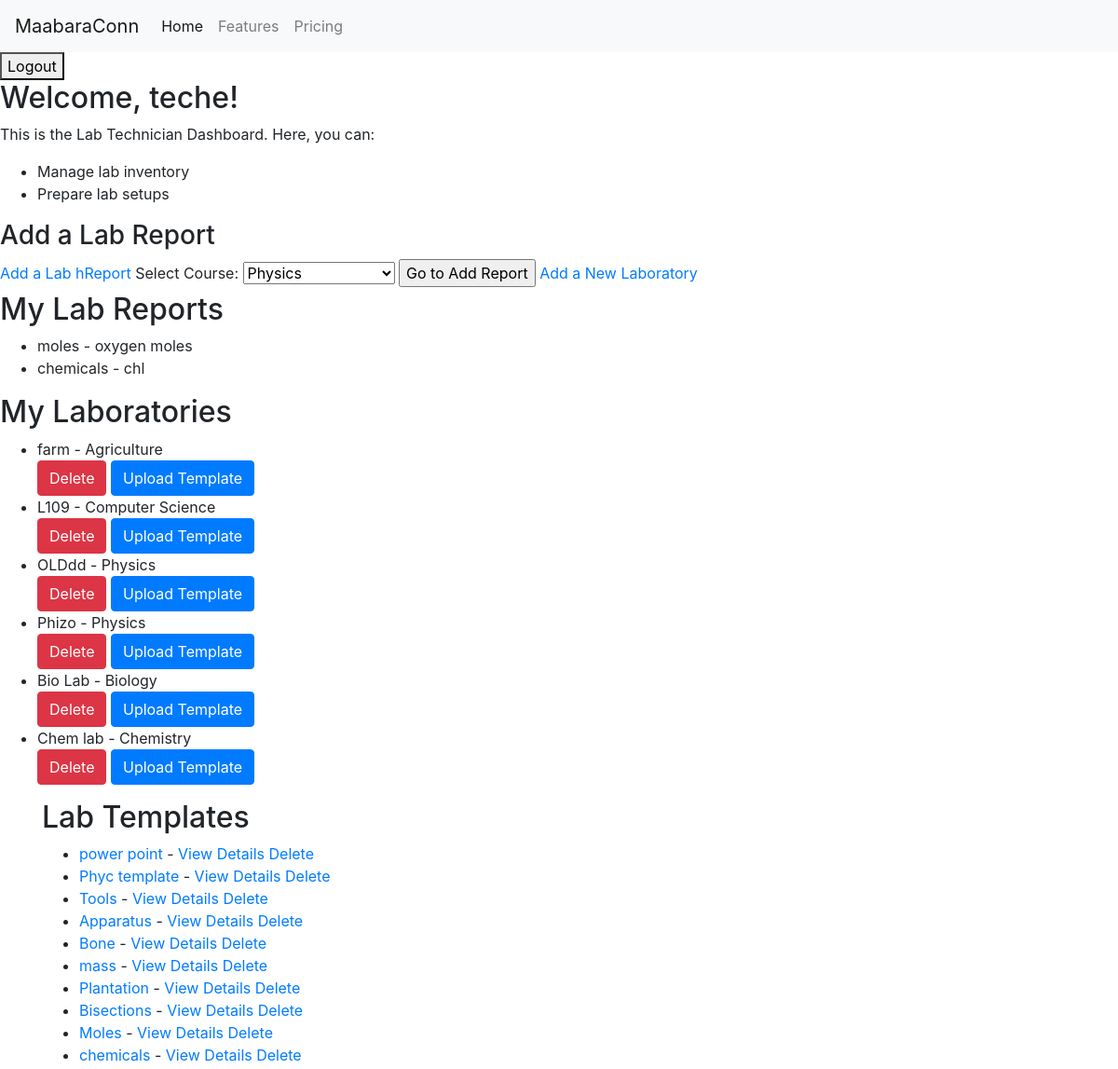
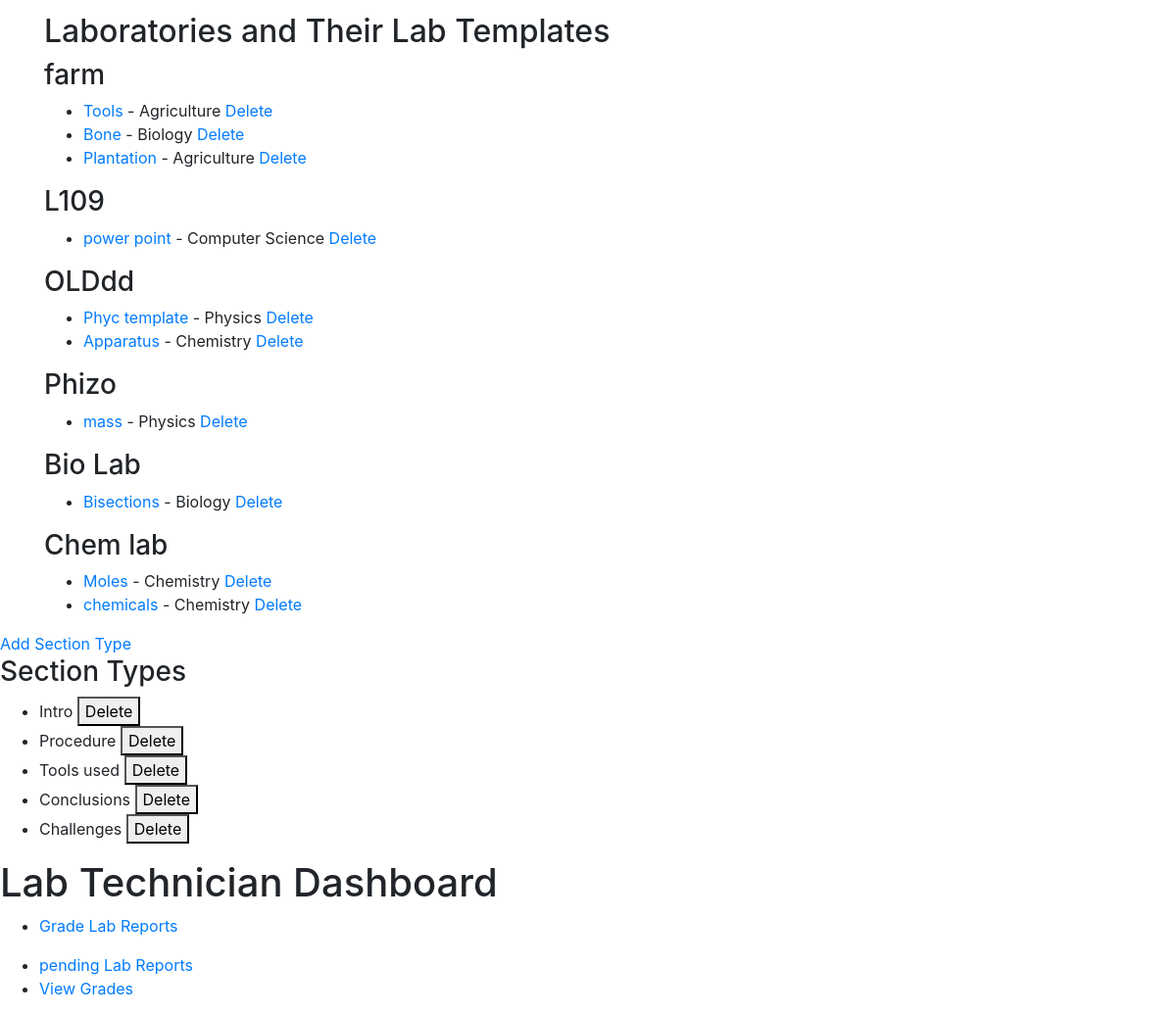
The app's page /users/dashboard/ (signed in), older data (2 pictures, top to bottom).
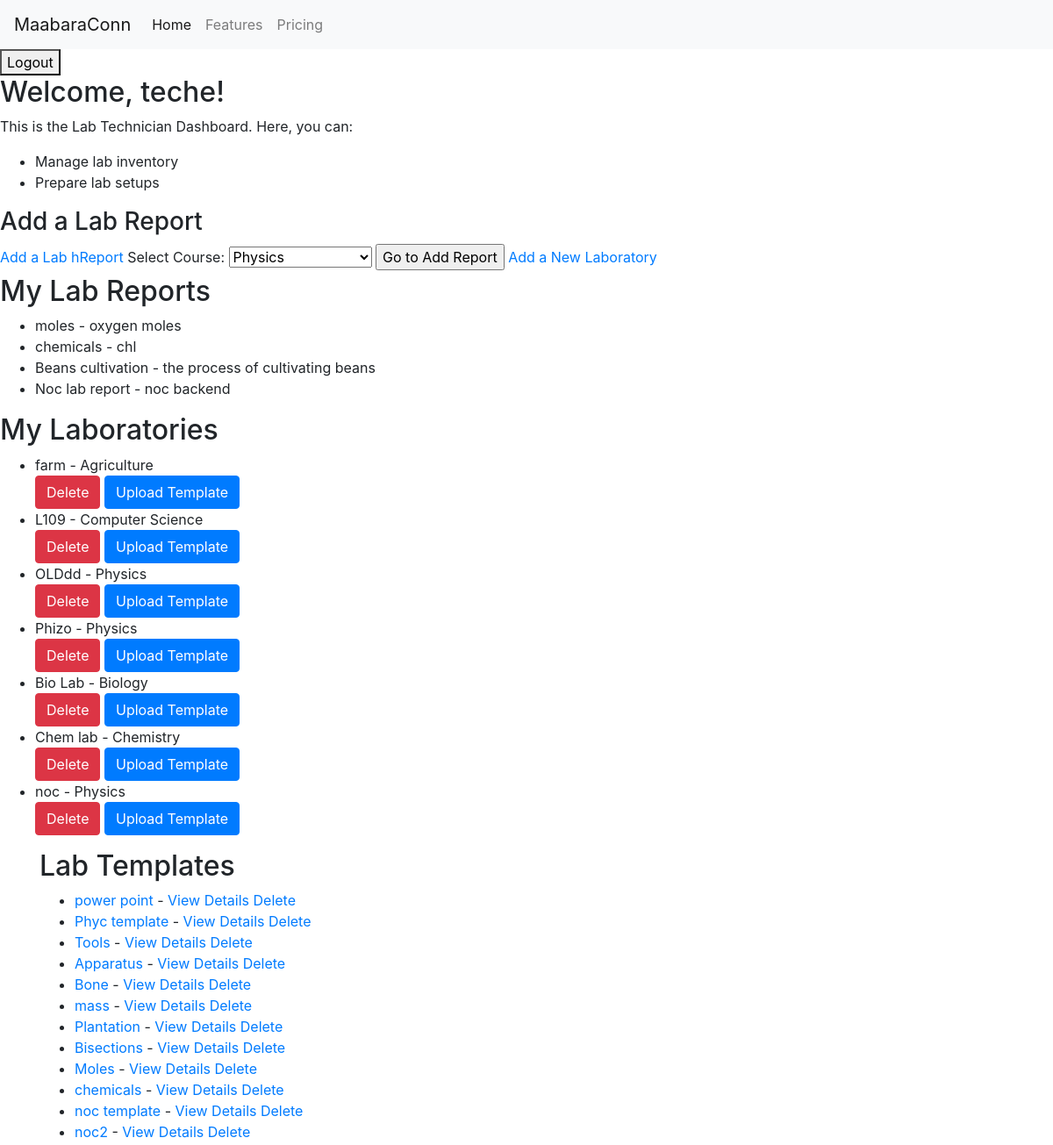
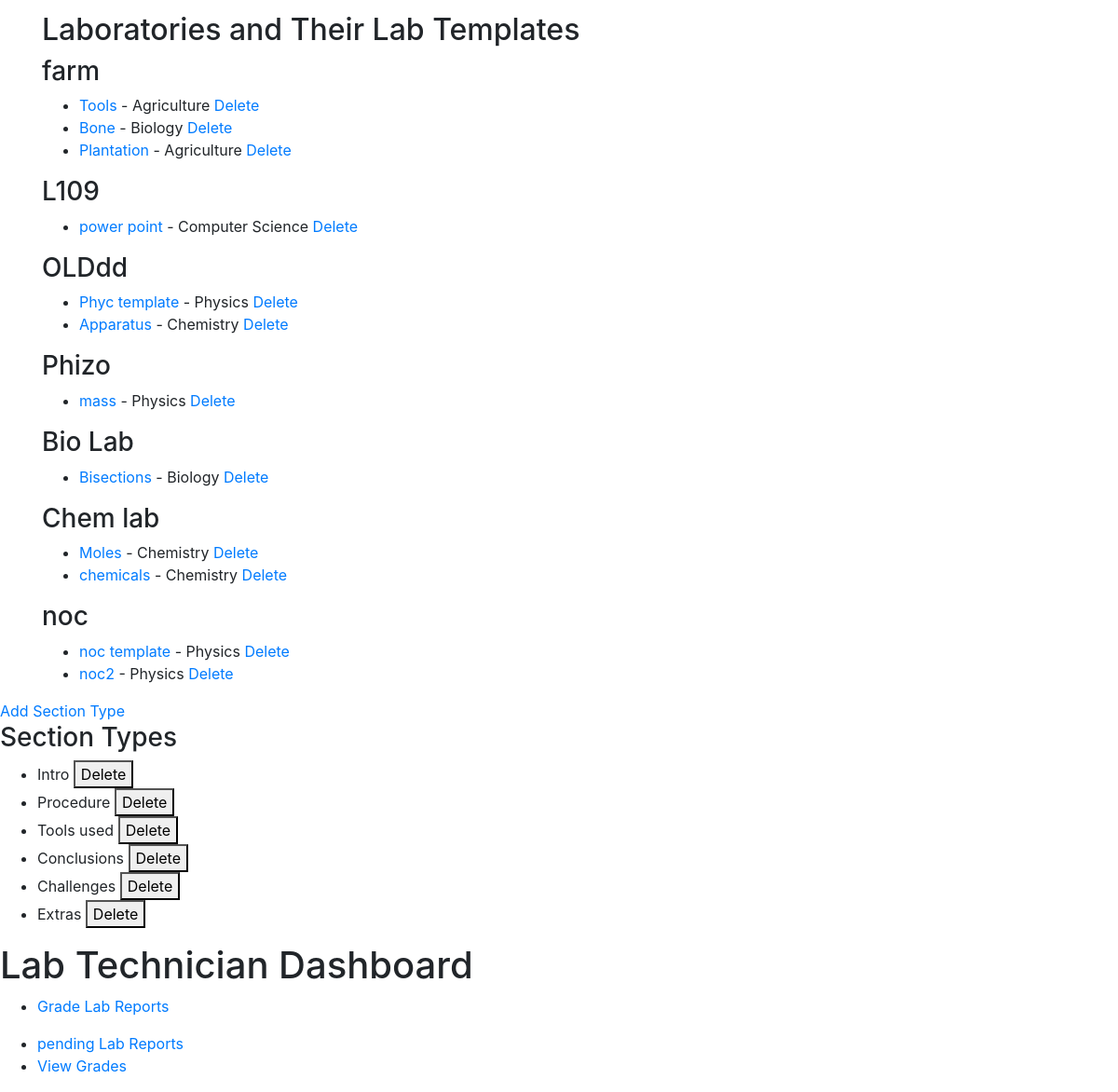
The same page, newer data (2 pictures, top to bottom).
### users/models.py (models this page shows, shortened)
class User(AbstractUser):
    class Role(models.TextChoices):
        STUDENT = 'ST', _('Student')
        LAB_TECH = 'LT', _('Lab Technician')
        LECTURER = 'LE', _('Lecturer')
    role = models.CharField(
        max_length=2,
        choices=Role.choices,
        default=Role.STUDENT,
    )
    groups = models.ManyToManyField(Group, verbose_name=_('groups'), blank=True, help_text=_(
        'The groups this user belongs to. A user will get all permissions granted to each of their groups.'),
        related_name="user_set_custom",
        related_query_name="user",
    )
    user_permissions = models.ManyToManyField(
        Permission,
        verbose_name=_('user permissions'),
        blank=True,
        help_text=_('Specific permissions for this user.'),
        related_name="user_set_custom",
        related_query_name="user",
    )

class LabReport(models.Model):
    REPORT_TYPE_CHOICES = [
        ('IND', 'Individual'),
        ('GRP', 'Group'),]
    report_type = models.CharField(
        max_length=3, choices=REPORT_TYPE_CHOICES, default='IND')
    creator = models.ForeignKey(
        settings.AUTH_USER_MODEL, on_delete=models.CASCADE, related_name='lab_reports')
    course = models.ForeignKey(
        Course, on_delete=models.CASCADE, related_name='lab_reports')
    title = models.CharField(max_length=255)
    description = models.TextField()
    laboratory = models.ForeignKey(
        Laboratory, on_delete=models.CASCADE, related_name='lab_reports', null=True)
    document = models.FileField(upload_to='lab_reports/')
    submitted_at = models.DateTimeField(auto_now_add=True)
    status = models.CharField(max_length=100, default='Pending')
    template = models.ForeignKey(
        LabTemplate, on_delete=models.SET_NULL, null=True, blank=True, related_name='lab_reports')

class Laboratory(models.Model):
    course = models.ForeignKey(
        Course, on_delete=models.CASCADE, related_name='laboratories')
    name = models.CharField(max_length=255)
    creator = models.ForeignKey(
        settings.AUTH_USER_MODEL, on_delete=models.CASCADE, related_name='laboratories')

class Course(models.Model):
    name = models.CharField(max_length=255, unique=True)
    code = models.CharField(max_length=10, unique=True)
    lecturer = models.ForeignKey(
        User, on_delete=models.CASCADE, related_name='courses')
    student = models.ManyToManyField(
        User, related_name='enrolled_courses', blank=False)

class LabTemplate(models.Model):
    course = models.ForeignKey(
        Course, on_delete=models.CASCADE, related_name='lab_templates')
    name = models.CharField(max_length=255)
    laboratory = models.ForeignKey(
        Laboratory, on_delete=models.CASCADE, related_name='lab_templates')

class SectionType(models.Model):
    name = models.CharField(max_length=100)
    default_content = models.TextField(blank=True)

### users/views.py (the view, shortened to what this page needs)
# urls.py: path('dashboard/', views.dashboard, name='dashboard'),
@login_required
def dashboard(request):
    if request.user.role == User.Role.STUDENT:
        courses = Course.objects.filter(
            student=request.user)  # Example query
        lab_reports = LabReport.objects.filter(
            creator=request.user)  # Example query
        grades = Grade.objects.filter(
            lab_report__creator=request.user)  # Example query
        enrolled_courses = request.user.enrolled_courses.all()
        available_courses = Course.objects.exclude(
            id__in=enrolled_courses.values_list('id', flat=True))
        lab_reports = LabReport.objects.filter(creator=request.user)
        grades = Grade.objects.filter(lab_report__creator=request.user)
        context = {
            'enrolled_courses': enrolled_courses,
            'available_courses': available_courses,
            'lab_reports': lab_reports,
            'grades': grades,
            'courses': courses
        }
        return render(request, 'users/student_dashboard.html', context)
    elif request.user.role == User.Role.LAB_TECH:
        lab_reports_to_process = LabReport.objects.filter(
            status='Processing')  # Example query
        courses = Course.objects.all()
        course_id = Course.objects.first().id
        my_laboratories = Laboratory.objects.filter(creator=request.user)
        templates = LabTemplate.objects.all()
        my_lab_reports = LabReport.objects.filter(creator=request.user)
        section_types = SectionType.objects.all()
        context = {
            'templates': templates,
            'section_types': section_types,
            'my_laboratories': my_laboratories,
            'my_lab_reports': my_lab_reports,
            'course_id': course_id,
            'courses': courses,
            'lab_reports_to_process': lab_reports_to_process,
        }
        return render(request, 'users/labtech_dashboard.html', context)
    else:
        return HttpResponse("Your role is not defined for a specific dashboard.")

### users/templates/users/labtech_dashboard.html (shortened to what this page needs)
{% extends 'base.html' %} {% block content %}
<h2>Welcome, {{ request.user.username }}!</h2>
<p>This is the Lab Technician Dashboard. Here, you can:</p>
<ul>
  <li>Manage lab inventory</li>
  <li>Prepare lab setups</li>
</ul>
<h3>Add a Lab Report</h3>
<a href="" id="addLabReportLink">Add a Lab hReport</a>
  <label for="course">Select Course:</label>
  <select name="course_id" id="courseSelect">
    {% for course in courses %}
    <option value="{{ course.id }}">{{ course.name }}</option>
    {% endfor %}
  </select>
  <input type="submit" value="Go to Add Report" />
<a href="{% url 'add_laboratory' %}">Add a New Laboratory</a>
<h2>My Lab Reports</h2>
<ul>
  {% for report in my_lab_reports %}
    <li>{{ report.title }} - {{ report.description }}</li>
  {% empty %}
    <p>No lab reports found.</p>
  {% endfor %}
</ul>
<h2>My Laboratories</h2>
<ul>
  {% for laboratory in my_laboratories %}
    <li>
      {{ laboratory.name }} - {{ laboratory.course.name }}
      <div>
        <a href="{% url 'delete_laboratory' laboratory.id %}" class="btn btn-danger" onclick="return confirm('Are you sure you want to delete this laboratory?');">Delete</a>
        <a href="{% url 'lab_template_upload' lab_id=laboratory.id %}" class="btn btn-primary">Upload Template</a>
      </div>
    </li>
  {% empty %}
    <p>No laboratories found.</p>
  {% endfor %}
</ul>
<div class="container">
  <h2>Lab Templates</h2>
  <ul>
      {% for template in templates %}
      <li>
          <a href="{% url 'add_sections_to_template' lab_template_id=template.id %}">{{ template.name }}</a>
          {{ template.title }} - <a href="{% url 'view_template_details' template.id %}">View Details</a>
          <a href="{% url 'lab_template_delete' template.id %}" onclick="return confirm('Are you sure?');">Delete</a>
      </li>
      {% endfor %}
  </ul>
</div>
<div class="container">
  <h2>Laboratories and Their Lab Templates</h2>
  {% for laboratory in my_laboratories %}
  <div class="laboratory">
    <h3>{{ laboratory.name }}</h3>
    <ul>
      {% for template in laboratory.lab_templates.all %}
      <li>
          <a href="{{ template.template_file.url }}">{{ template.name }}</a> - {{ template.course.name }}
          <a href="{% url 'lab_template_delete' template.id %}" onclick="return confirm('Are you sure?');">Delete</a>
      </li>
      {% empty %}
      <li>No lab templates available for this laboratory.</li>
      {% endfor %}
    </ul>
  </div>
  {% endfor %}
</div>
<a href="{% url 'add_section_type' %}">Add Section Type</a>
<h3>Section Types</h3>
<ul>
  {% for section_type in section_types %}
  <li>
    {{ section_type.name }}
    <form action="{% url 'delete_section_type' section_type.id %}" method="post" style="display:inline;">
      <button type="submit" onclick="return confirm('Are you sure?');">Delete</button>
    </form>
  </li>
  {% endfor %}
</ul>
<h1>Lab Technician Dashboard</h1>
<ul>
  <li><a href="{% url 'lab_reports_for_grading' %}">Grade Lab Reports</a></li>
</ul>
<ul>
  <li><a href="{% url 'lab_reports_for_grading' %}">pending Lab Reports</a></li>
  <li><a href="{% url 'view_grades' %}">View Grades</a></li>
</ul>
{% endblock %}

### users/templates/base.html (shortened to what this page needs)
<!DOCTYPE html>
<html lang="en">
  <head>
    {% load static %}
    <link rel="stylesheet" href="https://stackpath.bootstrapcdn.com/bootstrap/4.5.2/css/bootstrap.min.css">
    <link rel="stylesheet" href="{% static 'css/bootstrap.min.css' %}" />
    <link
      rel="stylesheet"
      href="https://stackpath.bootstrapcdn.com/bootstrap/4.5.2/css/bootstrap.min.css"
    />
  </head>
    <nav class="navbar navbar-expand-lg navbar-light bg-light">
      <a class="navbar-brand" href="#">MaabaraConn</a>
      <div class="collapse navbar-collapse" id="navbarNav">
        <ul class="navbar-nav">
          <li class="nav-item active">
            <a class="nav-link" href="#"
              >Home <span class="sr-only">(current)</span></a
            >
          </li>
          <li class="nav-item">
            <a class="nav-link" href="#">Features</a>
          </li>
          <li class="nav-item">
            <a class="nav-link" href="#">Pricing</a>
          </li>
        </ul>
      </div>
    </nav>
    <form action="{% url 'logout' %}" method="post">
      <button type="submit">Logout</button>
    </form>
    {% block content %}{% endblock %}
  </body>
</html>

Row changes from the older to the newer data that the page shows:
added LabReport: title "Beans cultivation", description "the process of cultivating beans"
added LabReport: title "Noc lab report", description "noc backend"
added Laboratory: name "noc", course.name "Physics"
added LabTemplate: name "noc template", course.name "Physics"
added LabTemplate: name "noc2", course.name "Physics"
added SectionType: name "Extras"
